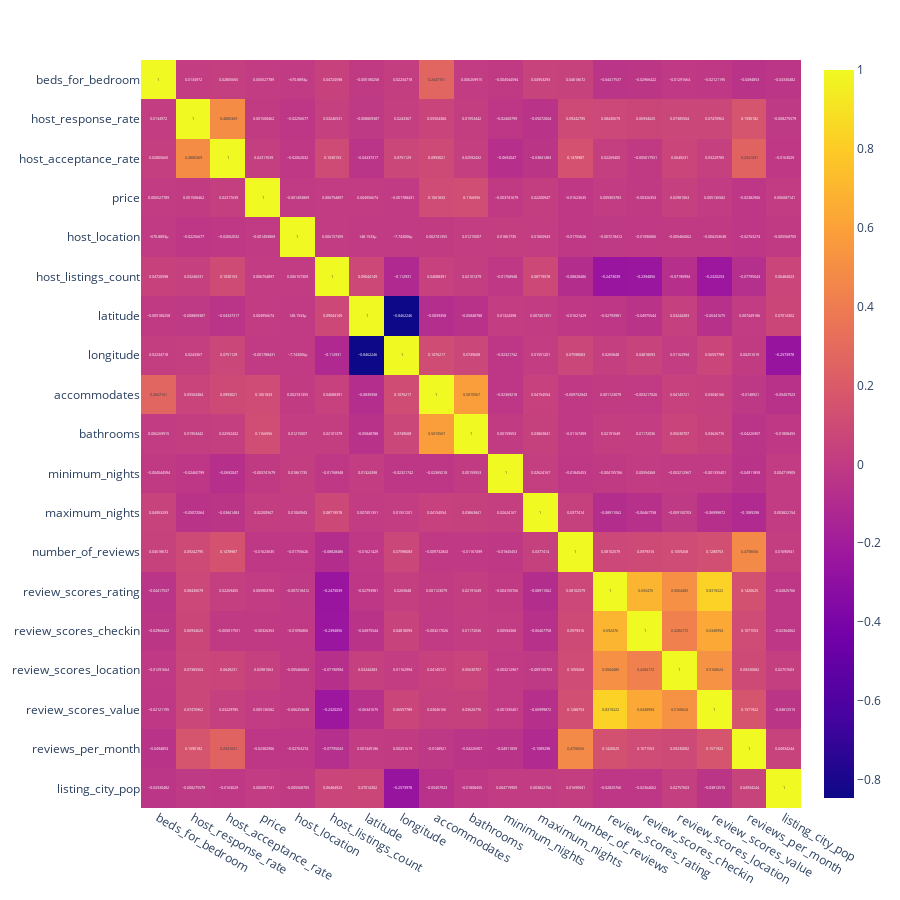

The notebook cell saved with this chart:
### Code cell
df_corr = df.copy()
corr_full = df_corr[numerical_features].corr()

fig = px.imshow(corr_full,
                text_auto=True,
                aspect="auto",
                width=900,
                height=900
                )

fig.show()

### Figure 1 — Plotly figure (JSON) as saved in the notebook; plotly's stock layout.template omitted (floating-point values rounded to 4 significant figures; data arrays with more than 128 entries replaced by an {"elided": "..."} marker saying what was removed)
{"data": [{"coloraxis": "coloraxis", "name": "0", "texttemplate": "%{z}", "x": ["beds_for_bedroom", "host_response_rate", "host_acceptance_rate", "price", "host_location", "host_listings_count", "latitude", "longitude", "accommodates", "bathrooms", "minimum_nights", "maximum_nights", "number_of_reviews", "review_scores_rating", "review_scores_checkin", "review_scores_location", "review_scores_value", "reviews_per_month", "listing_city_pop"], "y": ["beds_for_bedroom", "host_response_rate", "host_acceptance_rate", "price", "host_location", "host_listings_count", "latitude", "longitude", "accommodates", "bathrooms", "minimum_nights", "maximum_nights", "number_of_reviews", "review_scores_rating", "review_scores_checkin", "review_scores_location", "review_scores_value", "reviews_per_month", "listing_city_pop"], "z": {"elided": "19x19 float values"}, "type": "heatmap", "xaxis": "x", "yaxis": "y", "hovertemplate": "x: %{x}<br>y: %{y}<br>color: %{z}<extra></extra>"}], "layout": {"xaxis": {"anchor": "y", "domain": [0.0, 1.0]}, "yaxis": {"anchor": "x", "domain": [0.0, 1.0], "autorange": "reversed"}, "coloraxis": {"colorscale": [[0.0, "#0d0887"], [0.1111, "#46039f"], [0.2222, "#7201a8"], [0.3333, "#9c179e"], [0.4444, "#bd3786"], [0.5556, "#d8576b"], [0.6667, "#ed7953"], [0.7778, "#fb9f3a"], [0.8889, "#fdca26"], [1.0, "#f0f921"]]}, "margin": {"t": 60}, "height": 900, "width": 900}}
